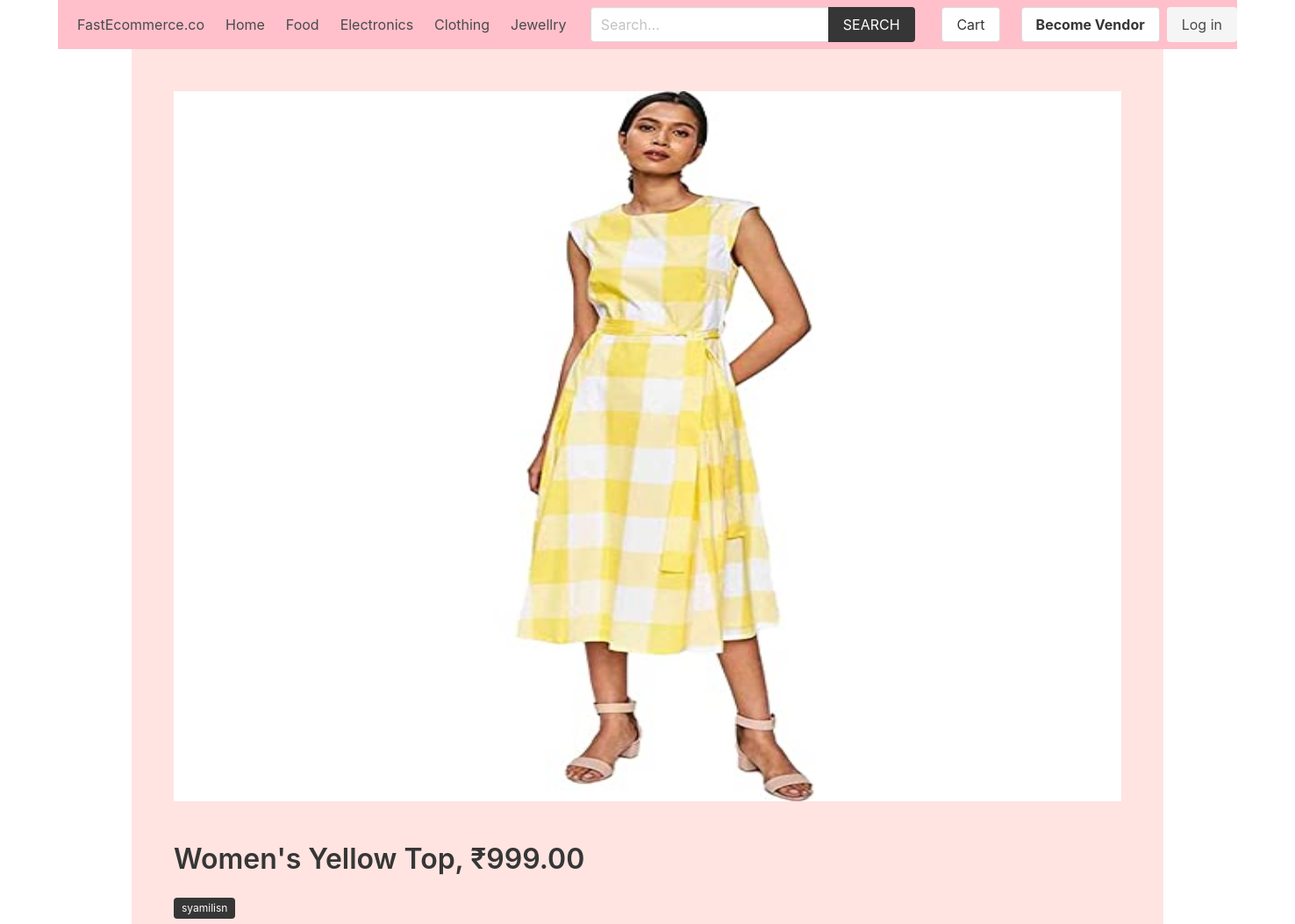
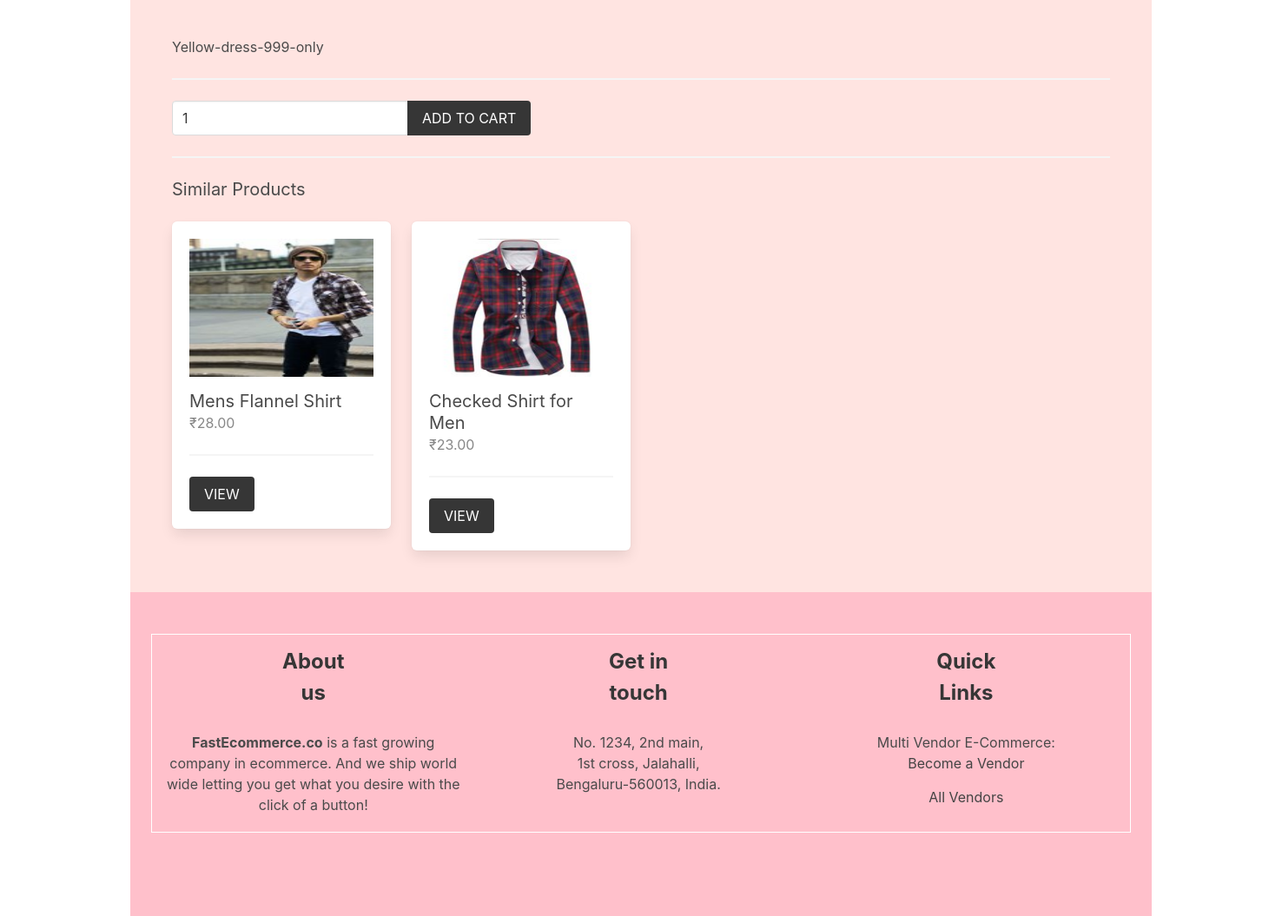
The page /product/cloth/womens-yellow-top/ on the database its author committed (2 pictures, top to bottom).
### product/models.py (models this page shows, shortened)
class Category(models.Model):
    title = models.CharField(max_length=50)
    slug = models.SlugField(max_length=55)
    ordering = models.IntegerField(default=0)
    class Meta:
        ordering = ['ordering']

class Product(models.Model):
    category = models.ForeignKey(Category, related_name='products', on_delete=models.CASCADE)
    vendor = models.ForeignKey(Vendor, related_name="products", on_delete=models.CASCADE)
    title = models.CharField(max_length=50)
    slug = models.SlugField(max_length=55)
    description = models.TextField(blank=True, null=True)
    price = models.DecimalField(max_digits=6, decimal_places=2)
    added_date = models.DateTimeField(auto_now_add=True)
    image = models.ImageField(upload_to='uploads/', blank=True, null=True)
    thumbnail = models.ImageField(upload_to='uploads/', blank=True, null=True) # Change uploads to thumbnails
    class Meta:
        ordering = ['-added_date']
    def get_thumbnail(self):
        if self.thumbnail:
            return self.thumbnail.url

### vendor/models.py (models this page shows, shortened)
class Vendor(models.Model):
    name = models.CharField(max_length=255)
    created_at = models.DateTimeField(auto_now_add=True)
    created_by = models.OneToOneField(User, related_name='vendor', on_delete=models.CASCADE)
    class Meta:
        ordering = ['name']

### product/views.py (the view)
# urls.py: path('<slug:category_slug>/<slug:product_slug>/', views.product, name="product"),
def product(request, category_slug, product_slug):
    cart = Cart(request)
    product = get_object_or_404(Product, category__slug=category_slug, slug=product_slug)
    if request.method == 'POST':
        form = AddToCartForm(request.POST)
        if form.is_valid():
            quantity = form.cleaned_data['quantity']
            cart.add(product_id=product.id, quantity=quantity, update_quantity=False)
            messages.success(request, "The product was added to the cart.")
            return redirect('product:product', category_slug=category_slug, product_slug=product_slug)
    else:
        form = AddToCartForm()
    similar_products = list(product.category.products.exclude(id=product.id))
    if len(similar_products) >= 4:
        similar_products = random.sample(similar_products, 4)
    context = {
        'product': product,
        'similar_products': similar_products,
        'form': form,
    }
    return render(request, 'product/product.html', context)

### product/forms.py
class AddToCartForm(forms.Form):
    quantity = forms.IntegerField()

### cart/cart.py (called while the page is built)
    def __len__(self):
        return sum(item['quantity'] for item in self.cart.values())

### cart/context_processors.py (called while the page is built)
def cart(request):
    return {'cart': Cart(request)}

### product/context_processors.py (called while the page is built)
def menu_categories(request):
    categories = Category.objects.all()
    return {'categories': categories}

### templates/product/product.html (shortened to what this page needs)
{% extends 'core/base.html' %}
{% block content %}
    {% if product.image %}
        <figure class="image is-4by3 mb-6">
            <img src="{{product.image.url}}" alt="{{product.title}}" width="500" height="500">
        </figure>
    {% endif %}
    <h1 class="title">{{product.title}}, ₹{{product.price}}</h1>
    <p class="mb-6">
        <span class="tag is-dark">{{ product.vendor.name }}</span>
    </p>
    <p>{{product.description}}</p>
    <hr>
    <form method="post" action="">
        <div class="field has-addons">
            <div class="control">
                <input type="number" name="quantity" value="1" class="input" min="1" id="">
            </div>
            <div class="control">
                <button class="button is-dark is-uppercase">Add to Cart</button>
            </div>
        </div>
    </form>
    {% if similar_products %}
        <hr>
        <div class="columns is-multiline">
            <div class="column is-12">
                <h2 class="subtitle">Similar Products</h2>
            </div>
            {% for product in similar_products %}
                {% include 'product/parts/list_item.html' %}
            {% endfor %}
        </div>
    {% endif %}
{% endblock content %}

### templates/core/base.html (shortened to what this page needs)
{% load static %}
<!DOCTYPE html>
<html lang="en">
<head>
    <link rel="stylesheet" href="https://cdn.jsdelivr.net/npm/bulma@0.9.2/css/bulma.min.css">
    <link rel="stylesheet" href="{% static 'css/main.css' %}">
</head>
<body>
    <div class="container">
        <nav class="navbar navbar-light" role="navigation" aria-label="main navigation"  style="background-color: pink;">
            <div class="navbar-brand" style="margin-left: 10px;">
                <a class="navbar-item" href="{% url 'core:home' %}">
                    FastEcommerce.co
            </a>
            </div>
            <div id="navbarBasicExample" class="navbar-menu">
                <div class="navbar-start">
                <a class="navbar-item" href="{% url 'core:home' %}">
                    Home
                </a>
                {% for category in categories %}
                    <a class="navbar-item" href="{% url 'product:category' category.slug %}">
                        {{category.title}}
                    </a>
                {% endfor %}
                </div>
                <div class="navbar-start">
                    <div class="navbar-item">
                        <form method="get" action="{% url 'product:search' %}">
                            <div class="field has-addons">
                                <div class="control">
                                    <input type="search" name="query" id="" class="input" placeholder="Search...">
                                </div>
                                <div class="control">
                                    <button class="button is-dark is-uppercase">Search</button>
                                </div>
                            </div>
                        </form>
                    </div>
                </div>
                <div class="navbar-end">
                <div class="navbar-item">
                    <a href="{% url 'cart:cart' %}" class="button is-secondary">Cart {% if cart %}({{cart|length}}){% endif %}</a>
                </div>
                {% if request.user.is_authenticated %}
                <div class="navbar-item has-dropdown is-hoverable">
                    <a class="navbar-link is-capitalized">
                    {{user.vendor.name}}
                    </a>
                    <div class="navbar-dropdown">
                    <a class="navbar-item" href="{% url 'vendor:vendor-admin' %}">
                        Profile
                    </a>
                    <a class="navbar-item" href="{% url 'vendor:edit-vendor' %}">
                        Update Profile
                    </a>
                    <a class="navbar-item" href="{% url 'vendor:add-product' %}">
                        Add Product
                    </a>
                    <hr class="navbar-divider">
                    <a class="navbar-item" href="{% url 'vendor:logout' %}">
                        Logout
                    </a>
                    </div>
                </div>
                {% else %}
                <div class="navbar-item">
                    <div class="buttons">
                        <a class="button is-secondary" href="{% url 'vendor:become-vendor' %}">
                            <strong>Become Vendor</strong>
                        </a>
                        <a class="button is-light" href="{% url 'vendor:login' %}">
                            Log in
                        </a>
                    </div>
                </div>
                {% endif %}
                </div>
            </div>
            </nav>
    </div>
    <section class="section" style="background-color: #ffe4e1; margin-right: 150px; margin-left:150px;"">
        <div class="container">
            {% block content %}{% endblock content %}
        </div>
    </section>
    <footer class="footer" style="background-color:pink; margin-left:150px; margin-right:150px" >
        <div class="container">
            <table>
                <tr class="is-size-4 mb-4" ><th>About us</th> <th>Get in touch</th> <th>Quick Links</th></tr>
                <tr>
                    <td style = "width: 150px;"><b>FastEcommerce.co</b> is a fast growing company in ecommerce. And we ship world wide letting you get what you desire with the click of a button!</td>
                    <td>No. 1234, 2nd main, <br>1st cross, Jalahalli, <br>Bengaluru-560013, India.</td>
                    <td>Multi Vendor E-Commerce:<br>
                        {% if request.user.is_authenticated %}
                            <a href="{% url 'vendor:vendor-admin' %}">Vendor Admin</a>
                        {% else %}
                            <a href="{% url 'vendor:become-vendor' %}">Become a Vendor</a>
                        {% endif %}
                        <br>
                        <a href="{% url 'vendor:vendors' %}">All Vendors</a>
                    </td>
                </tr>
            </table>
        </div>
    </footer>
</body>
</html>

### templates/product/parts/list_item.html
<div class="column is-3 product-list-item">
                <div class="box">
                    <figure class="image is-4by3 mb-4">
                        <img src="{{ product.get_thumbnail }}" alt="{{product.title}}">
                    </figure>
                    <h2 class="subtitle">{{product.title}}</h2>
                    <h3 class="price is-size-6 mb-5">₹{{product.price}}</h3>
                    <hr>
                    <a href="{% url 'product:product' product.category.slug product.slug %}" class="button is-dark is-uppercase">View</a>
                </div>
            </div>

### core/static/css/main.css (style rules this page uses)
.footer a { margin-bottom: 15px; display: inline-block; color: #444; }
.product-list-item .box .subtitle { margin-bottom: 0; }
.product-list-item .box .price { color: #888; }

### templates/core/base.html (style rules this page uses)
table,th,td { margin:auto; border-collapse:collapse; padding:10pt; text-align:center; word-wrap: break-word; }
table { border:solid 1pt white; }
th { padding-left: 150px; padding-right: 150px; }

### rows shown on the page
Category: title "Food"
Category: title "Electronics"
Category: title "Clothing"
Category: title "Jewellry"
Product: image (picture), title "Women's Yellow Top", price "999.00", vendor.name "syamilisn", description "Yellow-dress-999-only"
Product: get_thumbnail (picture), title "Mens Flannel Shirt", price "28.00"
Product: get_thumbnail (picture), title "Checked Shirt for Men", price "23.00"
